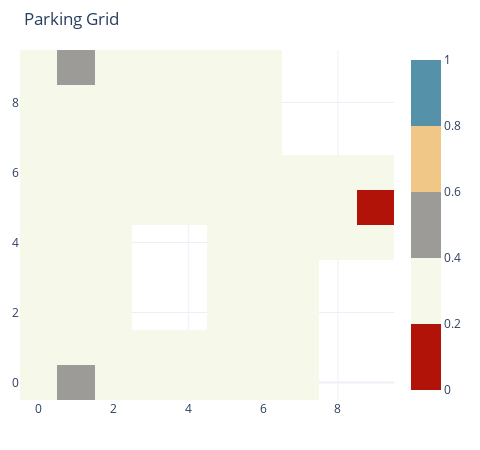

Notebook code for this chart:
### Code cell
park = SimplePark(10,10,[9,19,29,39,8,18,28,38,
                         77,78,79,87,88,89,97,98,99,
                         23,24,33,34,43,44],
                         [59,1,91])
park.display()

### Figure 1 — Plotly figure (JSON) as saved in the notebook; plotly's stock layout.template omitted (floating-point values rounded to 4 significant figures)
{"data": [{"colorscale": [[0, "rgb(178,19,9)"], [0.2, "rgb(178,19,9)"], [0.2, "rgb(246,248,234)"], [0.4, "rgb(246,248,234)"], [0.4, "rgb(156,155,151)"], [0.6, "rgb(156,155,151)"], [0.6, "rgb(241,199,135)"], [0.8, "rgb(241,199,135)"], [0.8, "rgb(86,145,170)"], [1, "rgb(86,145,170)"]], "type": "heatmap", "z": [[0.3, 0.5, 0.3, 0.3, 0.3, 0.3, 0.3, 0.3, null, null], [0.3, 0.3, 0.3, 0.3, 0.3, 0.3, 0.3, 0.3, null, null], [0.3, 0.3, 0.3, null, null, 0.3, 0.3, 0.3, null, null], [0.3, 0.3, 0.3, null, null, 0.3, 0.3, 0.3, null, null], [0.3, 0.3, 0.3, null, null, 0.3, 0.3, 0.3, 0.3, 0.3], [0.3, 0.3, 0.3, 0.3, 0.3, 0.3, 0.3, 0.3, 0.3, 0.1], [0.3, 0.3, 0.3, 0.3, 0.3, 0.3, 0.3, 0.3, 0.3, 0.3], [0.3, 0.3, 0.3, 0.3, 0.3, 0.3, 0.3, null, null, null], [0.3, 0.3, 0.3, 0.3, 0.3, 0.3, 0.3, null, null, null], [0.3, 0.5, 0.3, 0.3, 0.3, 0.3, 0.3, null, null, null]], "zmax": 1, "zmin": 0}], "layout": {"autosize": false, "height": 450, "margin": {"b": 50, "l": 20, "r": 20, "t": 50}, "showlegend": false, "title": {"text": "Parking Grid"}, "width": 480}}
